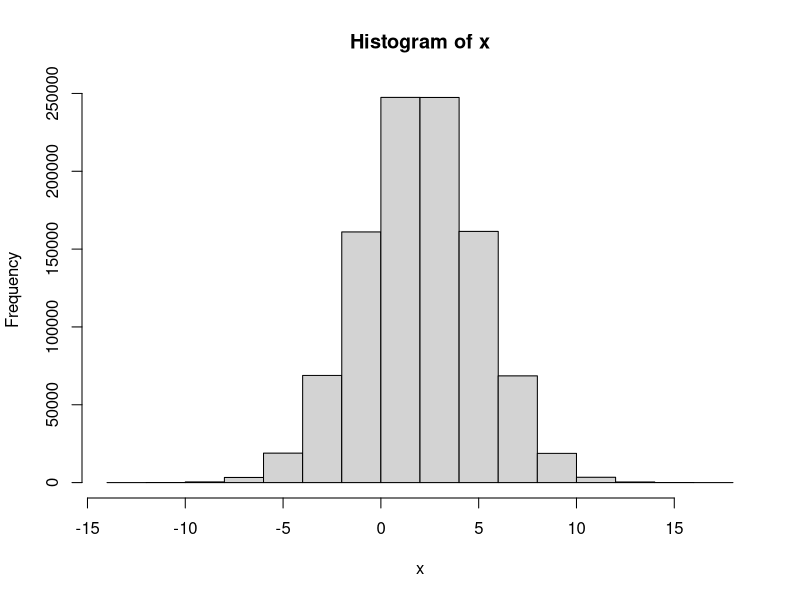
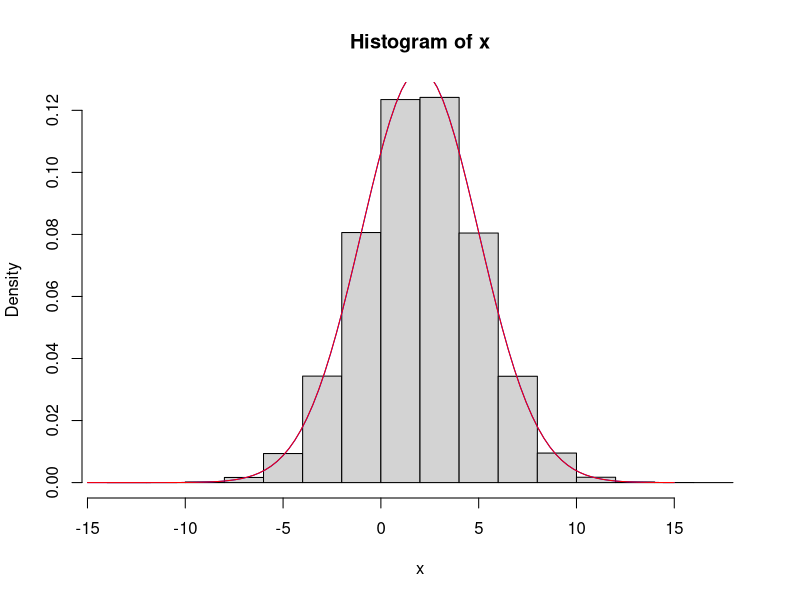
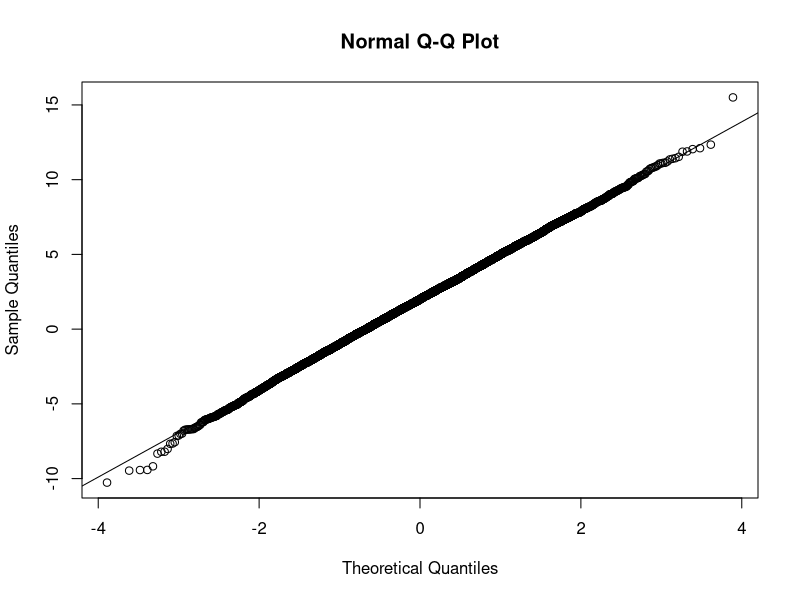
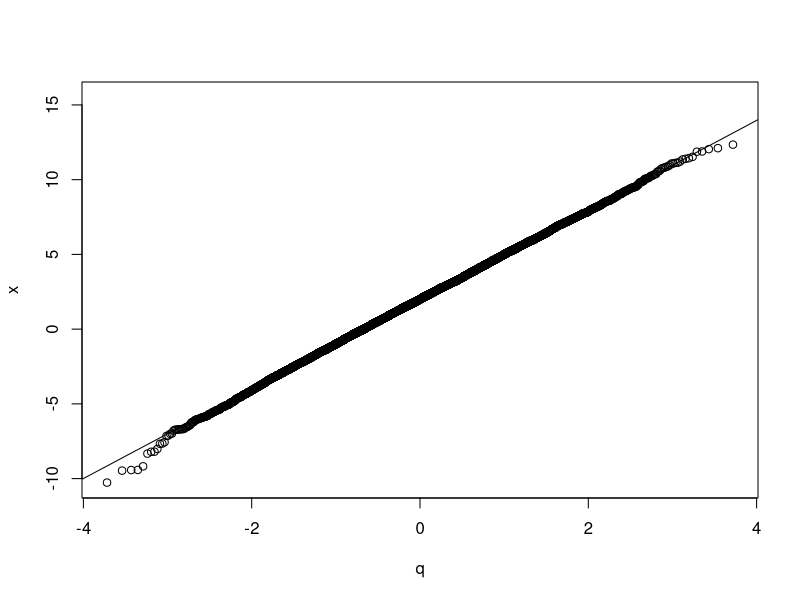
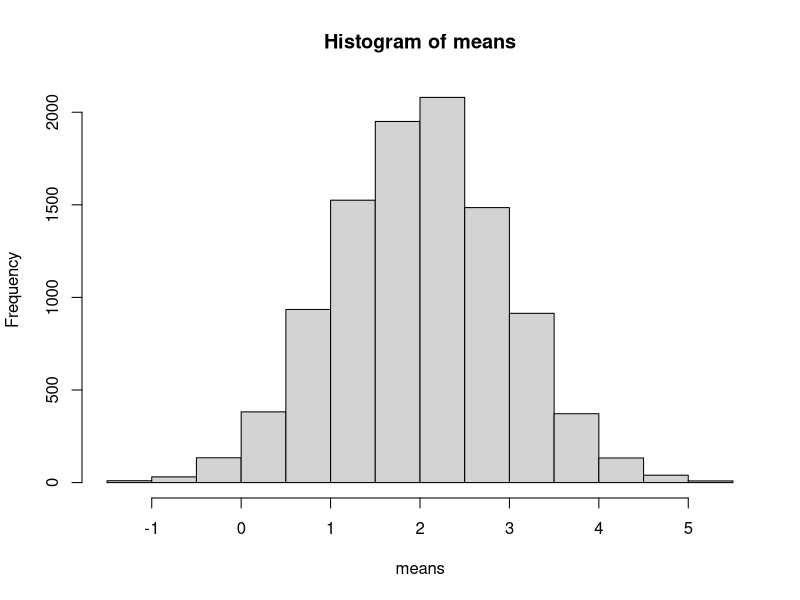
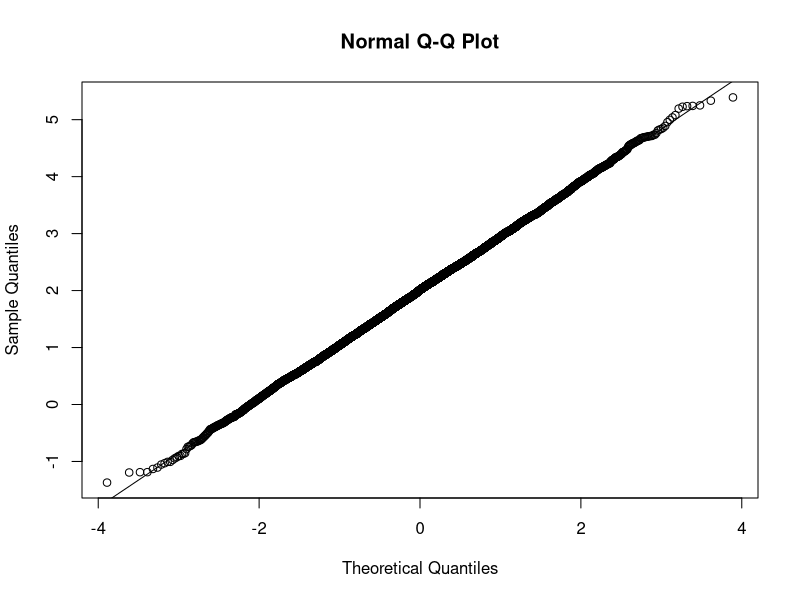

Here is the R script that generated these plots, in order:
## ---- chunk 1
knitr::opts_chunk$set(echo = TRUE)
## ---- chunk 2
rnorm(n = 10, mean = 2, sd = 3)
## ---- chunk 3
x = rnorm(n = 1000000, mean = 2, sd = 3)
hist(x)
## ---- chunk 4
mean(x)
sd(x)
## ---- chunk 5
x = rnorm(n = 1000000, mean = 2, sd = 3)
hist(x, freq = FALSE) # with freq = FALSE, the area of the histogram will be 1
xx = seq(-15, 15, length.out = 100) # 100 values between -15 and 15
lines(xx, dnorm(xx, mean = mean(x), sd = sd(x)), col="blue") # using mean and sd from sample
lines(xx, dnorm(xx, mean = 2, sd = 3), col="red") # using mean and sd of population
## ---- chunk 6
x = rnorm(n = 10000, mean = 2, sd = 3)
qqnorm(x)
qqline(x) # this just adds the line in the plot
## ---- chunk 7
x = sort(x)   # sort the values from smallest to largest
n = length(x) # number of values
p = (1:n)/n   # step 1 above
q = qnorm(p)  # step 2 above
plot(x~q)     # step 3 above
abline(mean(x), sd(x)) # Plot a line with intercept = mean(x) and slope = sd(x)
## ---- chunk 8
n_iter = 10000            # Number of iterations
mu_x = 2                  # Mean of the normal distribution (same as used above)
sd_x = 3                  # Standard deviation of the normal distribution (same as used above)
n = 10                    # Sample size
means = rep(NA, n_iter)   # An empty vector to store the means in
for(i in 1:n_iter){        # Start of the loop
  x = rnorm(n, mu_x, sd_x)  # Using the same mean and sd as above
  means[i] = mean(x)      # Compute mean(x) and store it as the i'th element in vector 'means'
}                          # End of loop
## ---- chunk 9
hist(means)
## ---- chunk 10
(sem_theoretical = sd_x/sqrt(n))
(sem_simulated = sd(means)) # Standard error of the mean from the above simulation
## ---- chunk 11
qqnorm(means)
qqline(means)
